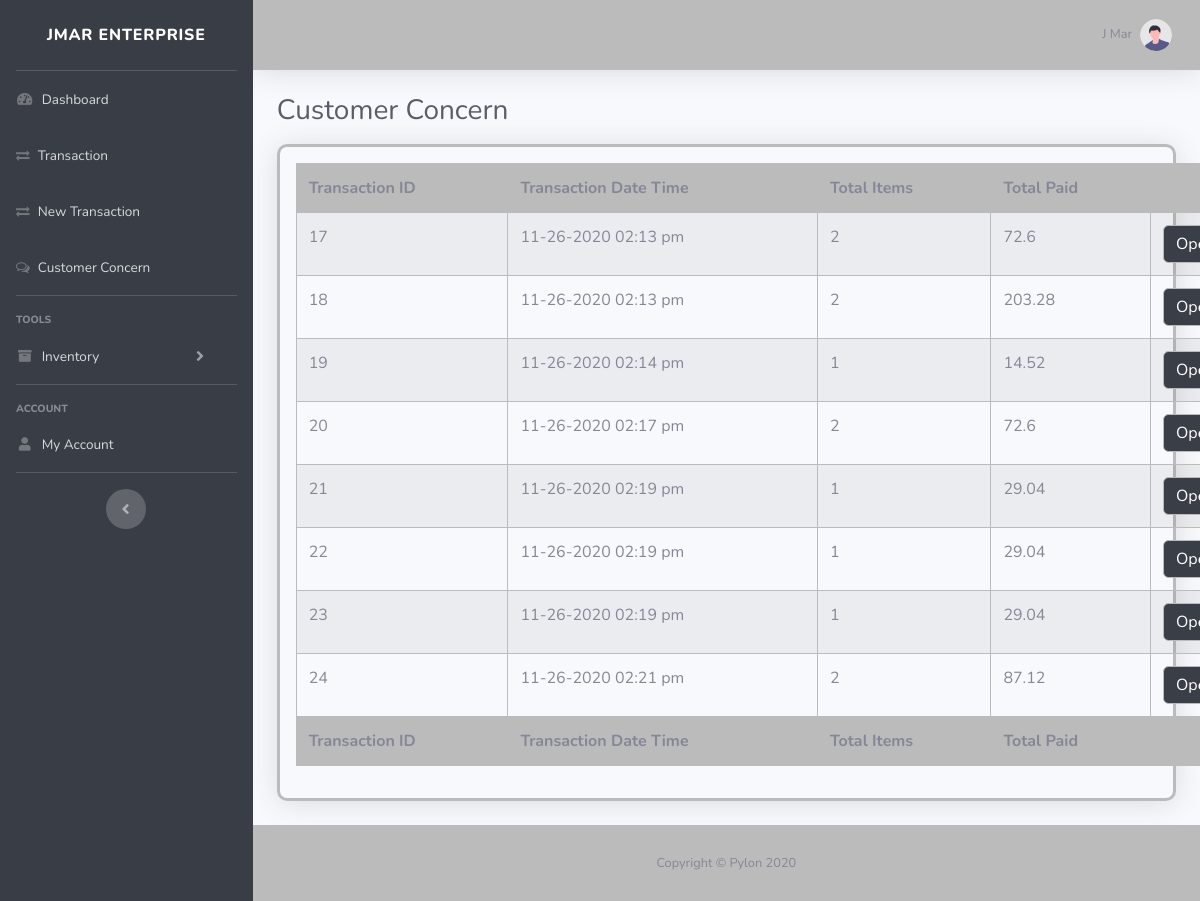
/?p=return (signed in), run on an earlier commit of the app's database.
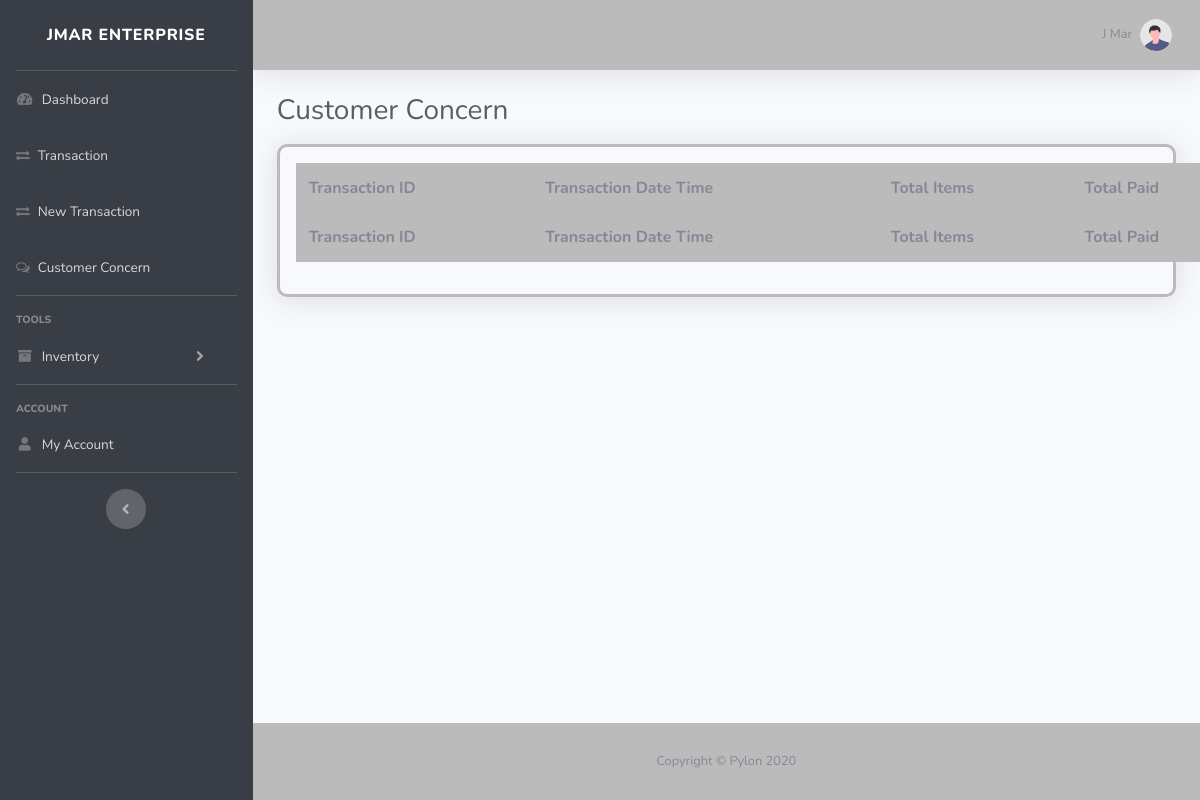
And on a later commit of the database.
### tables this page shows
CREATE TABLE `transactions` (
  `transaction_id` int(11) NOT NULL,
  `transaction_type` varchar(32) NOT NULL,
  `transaction_datetime` varchar(32) NOT NULL
);

### includes/get-transactions.php (the view, shortened to what this page needs)
<?php
    include "controller/connect.php";
    $sql = "SELECT * FROM transactions";
    $result = mysqli_query($conn, $sql);
    while($data = $result->fetch_assoc()){
        $id = $data["transaction_id"];
        $sql1 = "SELECT
                    *
                FROM
                    purchased_item
                INNER JOIN
                    items
                ON
                    purchased_item.item_id = items.item_id
                WHERE
                    transaction_id = '$id'";
        $result1 = mysqli_query($conn, $sql1);
        $total_items = 0;
        $total_paid = 0;
        while($data1 = $result1->fetch_assoc()){
            $total_items = mysqli_num_rows($result1);
            $total_paid += ((($data1["item_tax"] / 100) * $data1["item_price"]) + $data1["item_price"]) * $data1["item_count"];
        }
?>
            <tr>
                <td><?php echo $data["transaction_id"] ?></td>
                <td><?php echo $data["transaction_datetime"] ?></td>
                <td><?php echo $total_items ?></td>
                <td><?php echo $total_paid ?></td>
                <td><button class="open btn btn-primary">Open</button></td>
            </tr>
<?php
    }
?>

### includes/return.php (shortened to what this page needs)
<link rel="stylesheet" href="https://cdn.datatables.net/1.10.22/css/dataTables.bootstrap4.min.css">
<link rel="stylesheet" href="https://stackpath.bootstrapcdn.com/font-awesome/4.7.0/css/font-awesome.min.css">
<div class="inventory-head d-flex mb-3">
    <h1 class="h3 mb-0 text-gray-800">Customer Concern</h1>
</div>
<div class="shadow mb-4 p-3">
    <table id="example" style="width:1000px"  class="table table-striped table-bordered">
        <thead>
            <tr>
                <th>Transaction ID</th>
                <th>Transaction Date Time</th>
                <th>Total Items</th>
                <th>Total Paid</th>
                <th></th>
            </tr>
        </thead>
        <tfoot>
            <tr>
                <th>Transaction ID</th>
                <th>Transaction Date Time</th>
                <th>Total Items</th>
                <th>Total Paid</th>
                <th></th>
            </tr>
        </tfoot>
        <tbody id="data-trans">
            <?php include "get-transactions.php"; ?>
        </tbody>
    </table>
</div>

What changed in the data, as far as the page shows it:
removed transactions: transaction_id "17", transaction_datetime "11-26-2020 02:13 pm", total_items "2", total_paid "72.6"
removed transactions: transaction_id "18", transaction_datetime "11-26-2020 02:13 pm", total_items "2", total_paid "203.28"
removed transactions: transaction_id "19", transaction_datetime "11-26-2020 02:14 pm", total_items "1", total_paid "14.52"
removed transactions: transaction_id "20", transaction_datetime "11-26-2020 02:17 pm", total_items "2", total_paid "72.6"
removed transactions: transaction_id "21", transaction_datetime "11-26-2020 02:19 pm", total_items "1", total_paid "29.04"
removed transactions: transaction_id "22", transaction_datetime "11-26-2020 02:19 pm", total_items "1", total_paid "29.04"
removed transactions: transaction_id "23", transaction_datetime "11-26-2020 02:19 pm", total_items "1", total_paid "29.04"
removed transactions: transaction_id "24", transaction_datetime "11-26-2020 02:21 pm", total_items "2", total_paid "87.12"
